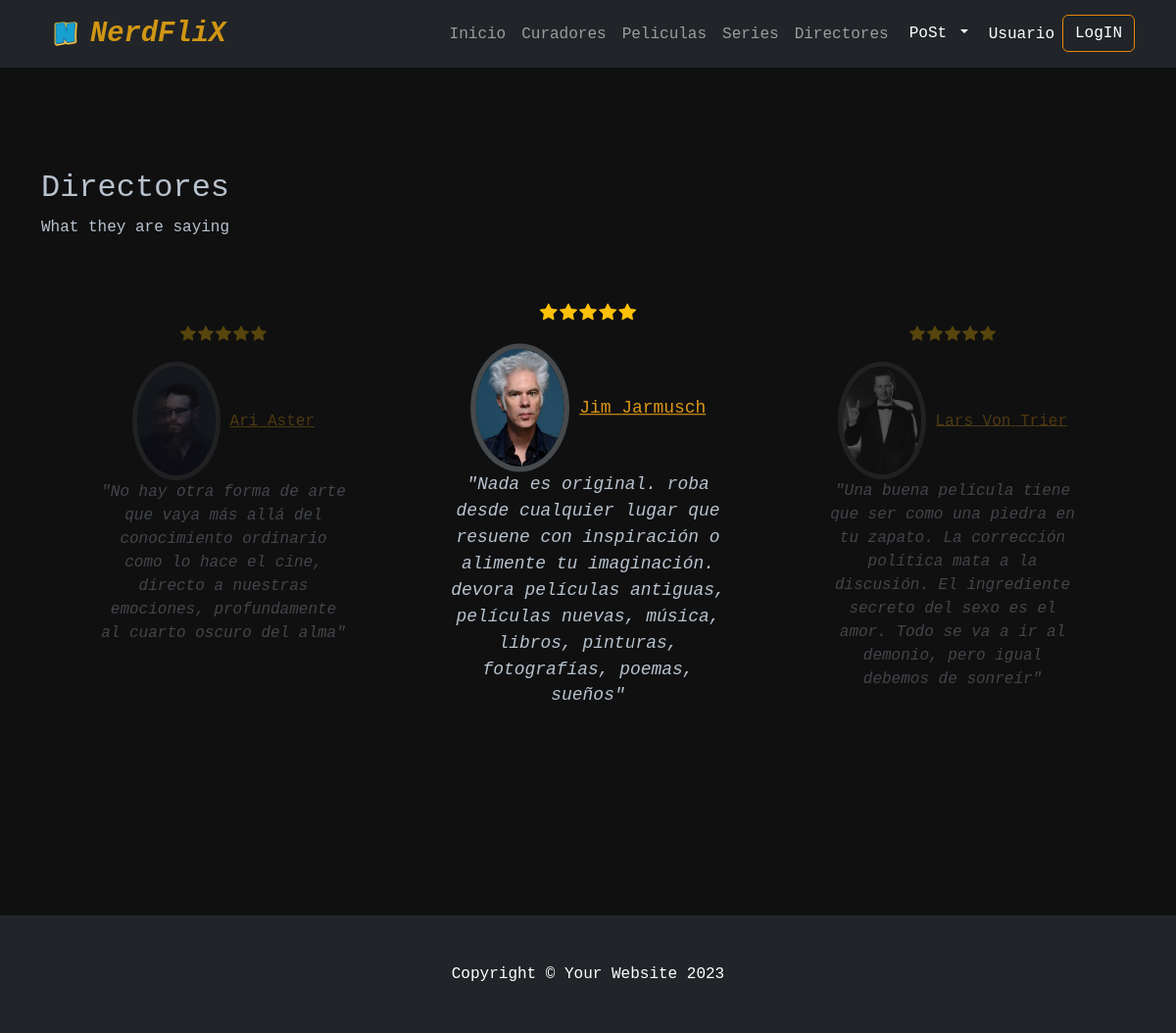
Screenshot of /directores/ with the database file from the repository.
### AppCoder/models.py (models this page shows, shortened)
class Directores(models.Model):
    nombre =models.CharField(max_length=50)
    apellido=models.CharField(max_length=50)
    slug = models.SlugField(unique=True,null=True)
    biografia= models.TextField(blank=True,null=True)
    imagen= models.ImageField(null=True)
    filmografia=models.ManyToManyField('Peliculas',blank=True)
    citas=models.CharField(max_length=300,null=True)

### AppCoder/views.py (the view)
# urls.py: path('directores/', views.directores,name='directores'),
def directores(request):
     directores = Directores.objects.all()
     series= Series.objects.all()
     peliculas= Peliculas.objects.all()
     context= {
         'series' : series,
         'directores': directores,
         'peliculas' : peliculas,
         }
     return render(request,"AppCoder/directores.html",context=context)

### AppCoder/templates/AppCoder/directores.html
{% extends "Base.html" %}
{% load static %}
{% block contenidoQueCambia %}
<br>
        <section id="testimonials" class="testimonials">
          <div class="container">
            <div class="section-header">
              <h2>Directores</h2>
              <p>What they are saying</p>
            </div>
            <div class="slides-3 swiper">
              <div class="swiper-wrapper">
                {% for director in directores %}
                <div class="swiper-slide">
                  <div class="testimonial-item">
                    <div class="stars">
                      <i class="bi bi-star-fill"></i><i class="bi bi-star-fill"></i><i class="bi bi-star-fill"></i><i class="bi bi-star-fill"></i><i class="bi bi-star-fill"></i>
                    </div>
                    <div class="profile mt-auto">
                      <img src="{{ director.imagen.url }}" class="testimonial-img" alt="">
                      <a href="{% url 'directores_detalle' director.slug %}">{{ director.nombre }} {{ director.apellido }}</a>
                    </div>
                    <p>
                      "{{director.citas}}"
                    </p>
                  </div>
                </div>
                {% endfor %}
        </section>
        <br>
        <br>
        <br>
        <br>
        <br>
        <br>
{% endblock %}

### rows the page displays
Directores: imagen (picture), nombre "Ari", apellido "Aster", citas "No hay otra forma de arte que vaya más allá del conocimiento ordinario como lo hace el cine, directo a nuestras emociones, profundamente al cuarto oscuro del alma"
Directores: imagen (picture), nombre "Jim", apellido "Jarmusch", citas "Nada es original. roba desde cualquier lugar que resuene con inspiración o alimente tu imaginación. devora películas antiguas, películas nuevas, música, libros, pinturas, fotografías, poemas, sueños"
Directores: imagen (picture), nombre "Lars", apellido "Von Trier", citas "Una buena película tiene que ser como una piedra en tu zapato. La corrección política mata a la discusión. El ingrediente secreto del sexo es el amor. Todo se va a ir al demonio, pero igual debemos de sonreír"
